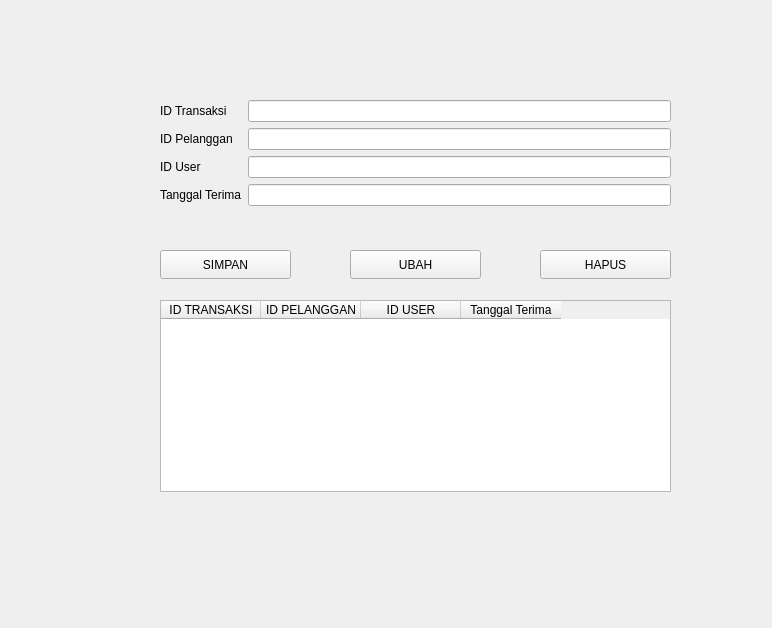
<?xml version="1.0" encoding="UTF-8"?>
<ui version="4.0">
 <class>Form</class>
 <widget class="QWidget" name="Form">
  <property name="geometry">
   <rect>
    <x>0</x>
    <y>0</y>
    <width>772</width>
    <height>628</height>
   </rect>
  </property>
  <property name="windowTitle">
   <string>Form</string>
  </property>
  <widget class="QWidget" name="formLayoutWidget">
   <property name="geometry">
    <rect>
     <x>160</x>
     <y>100</y>
     <width>511</width>
     <height>135</height>
    </rect>
   </property>
   <layout class="QFormLayout" name="formLayout">
    <item row="0" column="0">
     <widget class="QLabel" name="iDTransaksiLabel">
      <property name="text">
       <string>ID Transaksi</string>
      </property>
     </widget>
    </item>
    <item row="0" column="1">
     <widget class="QLineEdit" name="editID"/>
    </item>
    <item row="1" column="0">
     <widget class="QLabel" name="iDPelangganLabel">
      <property name="text">
       <string>ID Pelanggan</string>
      </property>
     </widget>
    </item>
    <item row="1" column="1">
     <widget class="QLineEdit" name="editPelanggan"/>
    </item>
    <item row="2" column="0">
     <widget class="QLabel" name="iDUserLabel">
      <property name="text">
       <string>ID User</string>
      </property>
     </widget>
    </item>
    <item row="2" column="1">
     <widget class="QLineEdit" name="editUser"/>
    </item>
    <item row="3" column="0">
     <widget class="QLabel" name="tanggalTerimaLabel">
      <property name="text">
       <string>Tanggal Terima</string>
      </property>
     </widget>
    </item>
    <item row="3" column="1">
     <widget class="QLineEdit" name="editTanggal"/>
    </item>
   </layout>
  </widget>
  <widget class="QPushButton" name="btnSimpan">
   <property name="geometry">
    <rect>
     <x>160</x>
     <y>250</y>
     <width>131</width>
     <height>29</height>
    </rect>
   </property>
   <property name="text">
    <string>SIMPAN</string>
   </property>
  </widget>
  <widget class="QPushButton" name="btnUbah">
   <property name="geometry">
    <rect>
     <x>350</x>
     <y>250</y>
     <width>131</width>
     <height>29</height>
    </rect>
   </property>
   <property name="text">
    <string>UBAH</string>
   </property>
  </widget>
  <widget class="QPushButton" name="btnHapus">
   <property name="geometry">
    <rect>
     <x>540</x>
     <y>250</y>
     <width>131</width>
     <height>29</height>
    </rect>
   </property>
   <property name="text">
    <string>HAPUS</string>
   </property>
  </widget>
  <widget class="QTableWidget" name="tabelTransaksi">
   <property name="geometry">
    <rect>
     <x>160</x>
     <y>300</y>
     <width>511</width>
     <height>192</height>
    </rect>
   </property>
   <column>
    <property name="text">
     <string>ID TRANSAKSI</string>
    </property>
   </column>
   <column>
    <property name="text">
     <string>ID PELANGGAN</string>
    </property>
   </column>
   <column>
    <property name="text">
     <string>ID USER</string>
    </property>
   </column>
   <column>
    <property name="text">
     <string>Tanggal Terima</string>
    </property>
   </column>
  </widget>
 </widget>
 <resources/>
 <connections/>
</ui>
